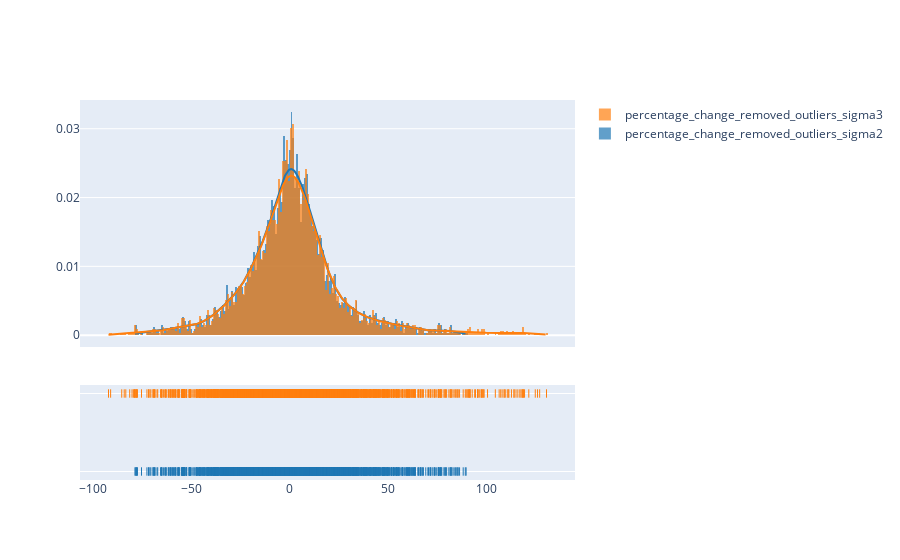

This figure's notebook cell:
### Code cell
import numpy as np

labels = np.array(dict_of_percentage_changes_train["percentage_change"])

mean = np.mean(labels)
standard_deviation = np.std(labels)
distance_from_mean = abs(labels - mean)
# Sigma 2
max_deviations = 2
not_outlier = distance_from_mean < max_deviations * standard_deviation
no_outliers2 = labels[not_outlier]
# Sigma 3
max_deviations = 3
not_outlier = distance_from_mean < max_deviations * standard_deviation
no_outliers3 = labels[not_outlier]

import plotly.figure_factory as ff
import numpy as np

hist_data = [no_outliers2, no_outliers3]

group_labels = ['percentage_change_removed_outliers_sigma2', 'percentage_change_removed_outliers_sigma3']

# Create distplot with custom bin_size
fig = ff.create_distplot(hist_data, group_labels)
fig.show()

### Figure 1 — Plotly figure (JSON) as saved in the notebook; plotly's stock layout.template omitted (floating-point values rounded to 4 significant figures; data arrays with more than 128 entries replaced by an {"elided": "..."} marker saying what was removed)
{"data": [{"autobinx": false, "histnorm": "probability density", "legendgroup": "percentage_change_removed_outliers_sigma2", "marker": {"color": "rgb(31, 119, 180)"}, "name": "percentage_change_removed_outliers_sigma2", "opacity": 0.7, "type": "histogram", "x": {"elided": "3459 float values"}, "xaxis": "x", "xbins": {"end": 89.61, "size": 1, "start": -78.55}, "yaxis": "y"}, {"autobinx": false, "histnorm": "probability density", "legendgroup": "percentage_change_removed_outliers_sigma3", "marker": {"color": "rgb(255, 127, 14)"}, "name": "percentage_change_removed_outliers_sigma3", "opacity": 0.7, "type": "histogram", "x": {"elided": "3517 float values"}, "xaxis": "x", "xbins": {"end": 130.4, "size": 1, "start": -91.98}, "yaxis": "y"}, {"legendgroup": "percentage_change_removed_outliers_sigma2", "marker": {"color": "rgb(31, 119, 180)"}, "mode": "lines", "name": "percentage_change_removed_outliers_sigma2", "showlegend": false, "type": "scatter", "x": {"elided": "500 float values"}, "xaxis": "x", "y": {"elided": "500 float values"}, "yaxis": "y"}, {"legendgroup": "percentage_change_removed_outliers_sigma3", "marker": {"color": "rgb(255, 127, 14)"}, "mode": "lines", "name": "percentage_change_removed_outliers_sigma3", "showlegend": false, "type": "scatter", "x": {"elided": "500 float values"}, "xaxis": "x", "y": {"elided": "500 float values"}, "yaxis": "y"}, {"legendgroup": "percentage_change_removed_outliers_sigma2", "marker": {"color": "rgb(31, 119, 180)", "symbol": "line-ns-open"}, "mode": "markers", "name": "percentage_change_removed_outliers_sigma2", "showlegend": false, "type": "scatter", "x": {"elided": "3459 float values"}, "xaxis": "x", "y": {"elided": "3459 str values"}, "yaxis": "y2"}, {"legendgroup": "percentage_change_removed_outliers_sigma3", "marker": {"color": "rgb(255, 127, 14)", "symbol": "line-ns-open"}, "mode": "markers", "name": "percentage_change_removed_outliers_sigma3", "showlegend": false, "type": "scatter", "x": {"elided": "3517 float values"}, "xaxis": "x", "y": {"elided": "3517 str values"}, "yaxis": "y2"}], "layout": {"barmode": "overlay", "hovermode": "closest", "legend": {"traceorder": "reversed"}, "xaxis": {"anchor": "y2", "domain": [0, 1], "zeroline": false}, "yaxis": {"anchor": "free", "domain": [0.35, 1], "position": 0}, "yaxis2": {"anchor": "x", "domain": [0, 0.25], "dtick": 1, "showticklabels": false}}}
